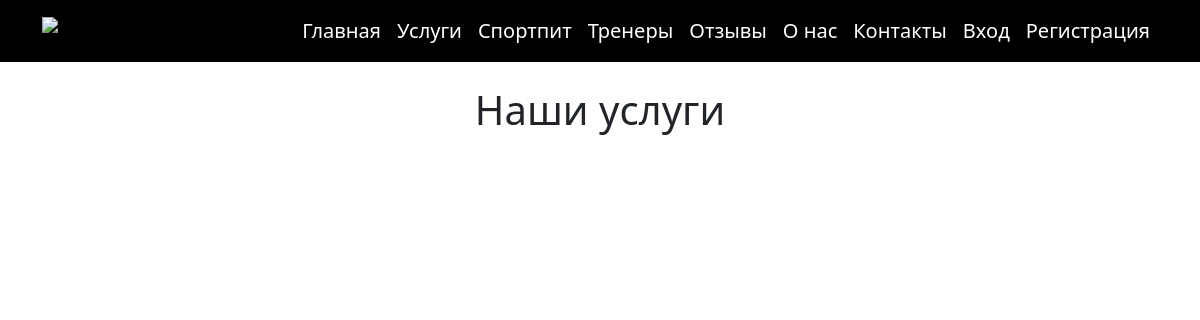
The page /services/index.php on the database as committed earlier.
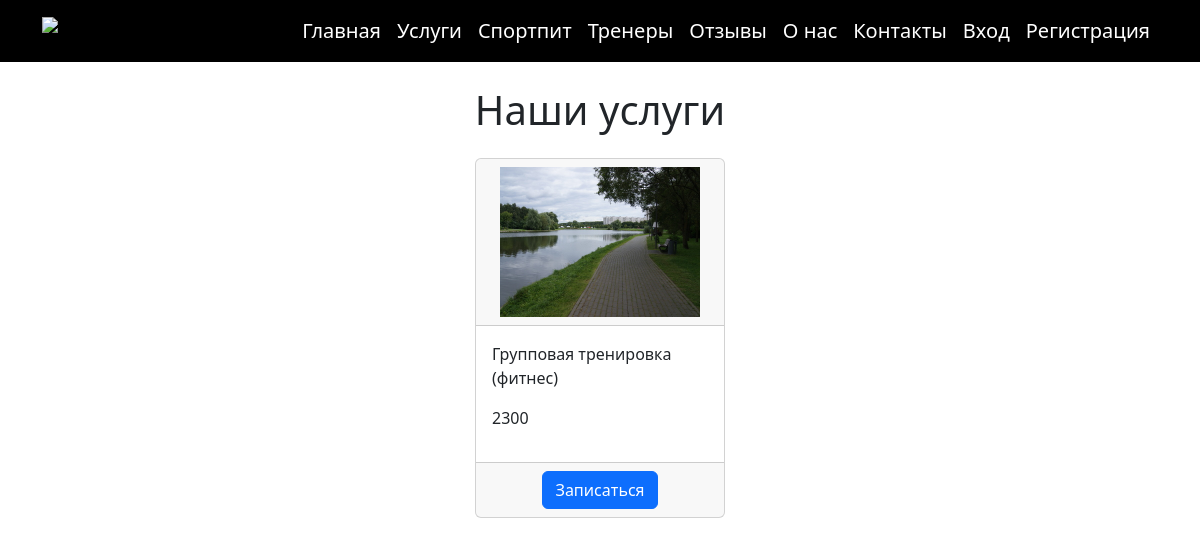
The same page on the database as committed later.
### tables this page shows
CREATE TABLE `services` (
  `id` int NOT NULL,
  `photo` varchar(255) NOT NULL,
  `name` varchar(255) NOT NULL,
  `price` int NOT NULL,
  `created_at` timestamp NOT NULL DEFAULT CURRENT_TIMESTAMP,
  `updated_at` timestamp NOT NULL DEFAULT CURRENT_TIMESTAMP
);

### services/index.php (the view, shortened to what this page needs)
<?php
require_once '../controllers/connect.php';
require_once '../content/header.php';
$services = $connect->query("select * from services")->fetch_all(ASSERT_ACTIVE);
?>
<main class="pt-4">
    <div class="container">
        <div class='text-center'>
            <h1>Наши услуги</h1>
        </div>
        <div class='justify-content-center d-flex flex-wrap gap-3 mt-4' >
            <?php foreach ($services as $item):?>
                <div class='card d-flex flex-column' style="width: 250px">
                    <div class="card-header text-center">
                        <img  height="150px" src='../assets/pictures/<?=$item['photo']?>'>
                    </div>
                    <div class="card-body">
                        <p><?=$item['name']?></p>
                        <p><?=$item['price']?></p>
                    </div>
                    <div class="card-footer text-center">
                        <a class="btn btn-primary " href='/services/service_card.php?id_service=<?=$item['id']?>'>Записаться</a>
                    </div>
                </div>
            <?php endforeach;?>
        </div>
    </div>
</main>

Rows that differ between the two databases and show on the page:
added services: photo (picture), name "Групповая тренировка (фитнес)", price "2300"
